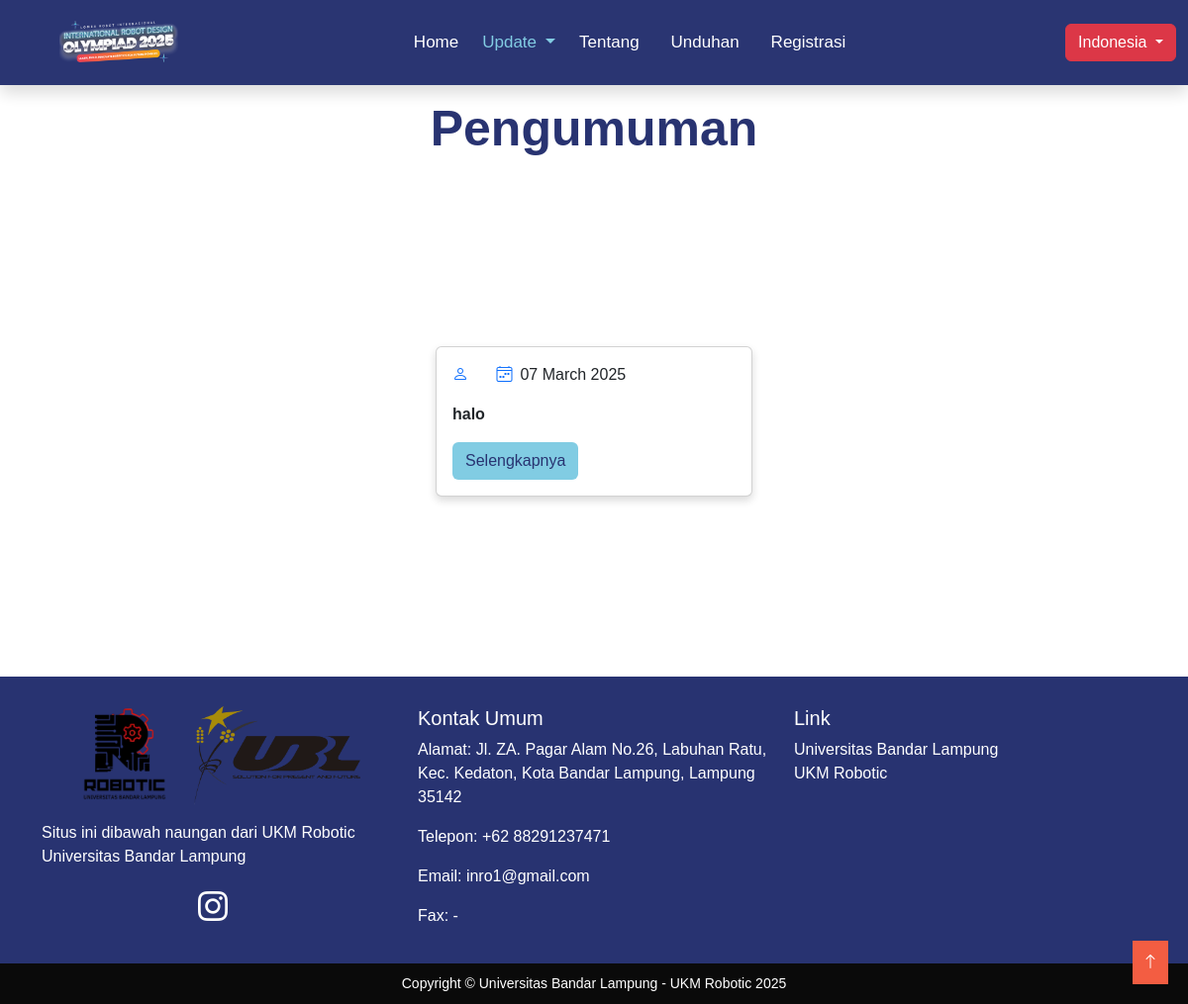
The page /id/pengumuman on the database as committed earlier.
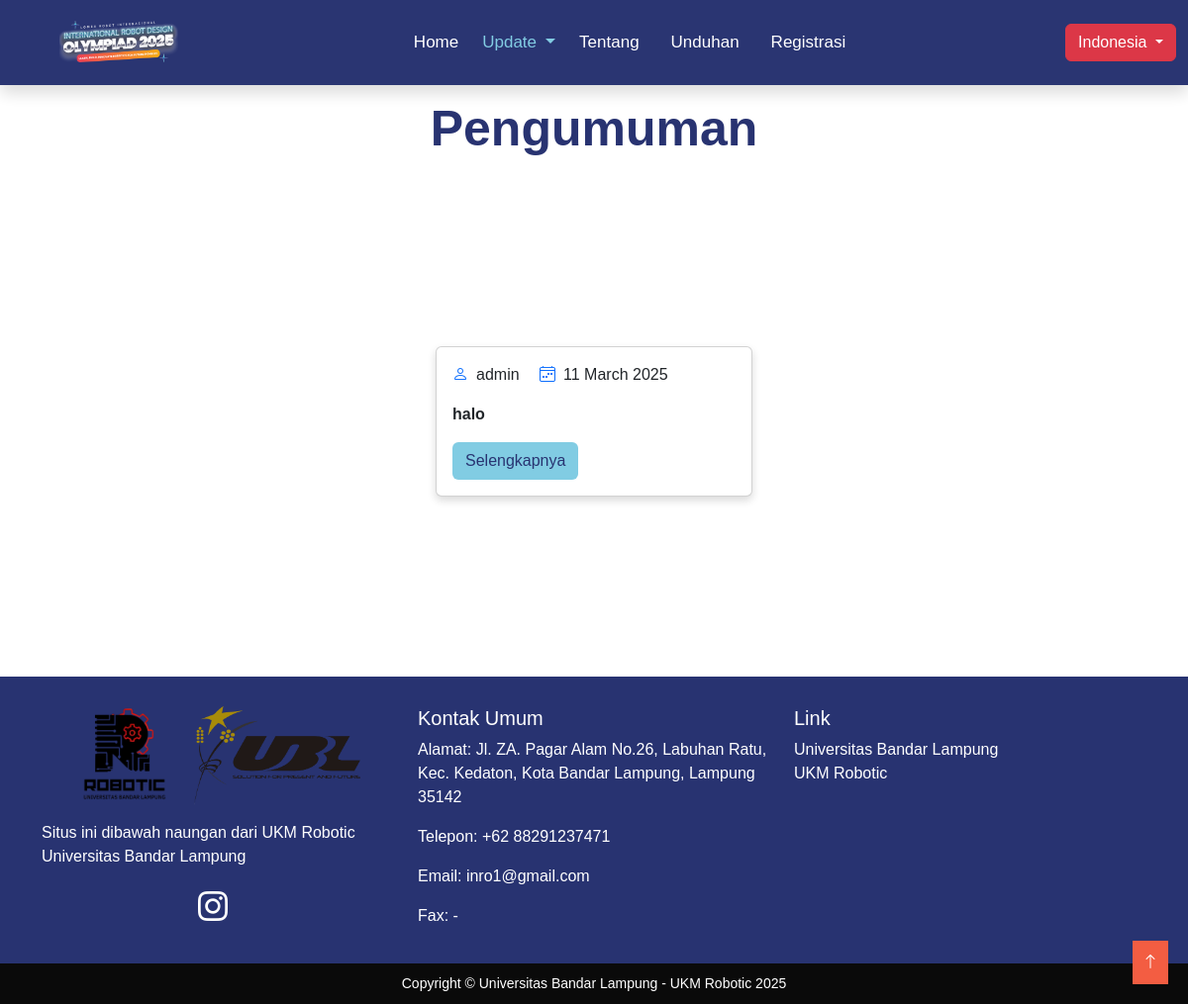
The same page on the database as committed later.
### tables this page shows
CREATE TABLE `pengumuman` (
  `id` int(11) NOT NULL,
  `timeStamp` timestamp NOT NULL DEFAULT current_timestamp() ON UPDATE current_timestamp(),
  `headline` varchar(50) NOT NULL,
  `konten` text NOT NULL,
  `kontenInggris` text NOT NULL,
  `slug` varchar(50) NOT NULL,
  `headlineInggris` varchar(50) NOT NULL,
  `foto` varchar(30) NOT NULL,
  `penulis` varchar(30) NOT NULL
);

### views/id/pengumuman.php (the view, shortened to what this page needs)
<!doctype html>
<html lang="en">
<head>
</head>
<body>
<?php
  $activePage = 'update';
  include 'komponen/navbar.php';
  ?>
  <div class="container text-center bg-body pb-3" style="padding-top: 100px;">
      <h1 class="">Pengumuman</h1>
      <div class="row pt-3 px-5 d-flex justify-content-center" style="min-height : 500px">
      <?php
    require 'config/database.php';
    $query = "SELECT * FROM pengumuman ORDER BY timeStamp DESC";
    $result = $conn->query($query);
    ?>
        <?php while ($pengumuman = $result->fetch_assoc()): ?>
          <div class="col-md-4 d-flex justify-content-center align-items-center my-3">
          <div class="card" style="width: 20rem;">
            <div class="card-body text-start">
              <p class="d-inline-flex align-items-center me-3">
              <i class="bi bi-person text-primary me-2"></i>
              <?= htmlspecialchars($pengumuman['penulis']) ?></p>
              <p class="d-inline-flex align-items-center">
                <i class="bi bi-calendar4-week text-primary me-2"></i>
                <?= date('d F Y', strtotime($pengumuman['timeStamp'])) ?>
        </p>
              <p class="card-text text-start fw-bold"><?= htmlspecialchars($pengumuman['headline']) ?></p>
              <a href="id/detailPengumuman/<?= htmlspecialchars($pengumuman['slug']) ?>" class="btn" style="background-color: #81CCE3; color: #283371">Selengkapnya</a>
            </div>
          </div>
        </div>
        <?php endwhile; ?>
      </div>
    </div>
  <?php
  include 'komponen/footer.php';
  ?>
</body>
</html>

### index.php (shortened to what this page needs)
<?php
$request = strtok($_SERVER['REQUEST_URI'], '?');
$base_path = '/irdo1';
$request = str_replace($base_path, '', $request);
if (preg_match('/^\/id\/detailBerita\/([\w-]+)$/', $request, $matches)) {
    $_GET['slug'] = $matches[1];
    require 'views/id/detailBerita.php';
}else if (preg_match('/^\/en\/detailBerita\/([\w-]+)$/', $request, $matches)) {
    $_GET['slug'] = $matches[1];
    require 'views/en/detailBerita.php';
} elseif (preg_match('/^\/id\/detailPengumuman\/([\w-]+)$/', $request, $matches)) {
    $_GET['slug'] = $matches[1];
    require 'views/id/detailPengumuman.php';
}elseif (preg_match('/^\/en\/detailPengumuman\/([\w-]+)$/', $request, $matches)) {
    $_GET['slug'] = $matches[1];
    require 'views/en/detailPengumuman.php';
}else {
    switch ($request) {
        case '/id/pengumuman':
            require 'views/id/pengumuman.php';
            break;
    }
}
?>

### views/id/komponen/navbar.php (shortened to what this page needs)
<nav class="navbar navbar-expand-lg fixed-top shadow z-index-1030 py-3" data-bs-theme="dark" style="opacity: 99%;">
    <div class="container-xxl">
        <a class="navbar-brand ms-5" href="id/main">
        <img src="../img/logo_irdo.png" alt="irdo" style="max-width: 120px;"></a>
        <div class="collapse navbar-collapse justify-content-center" id="navbarNav">
            <ul class="navbar-nav ms-auto">
                <li class="nav-item px-2">
                    <a class="nav-link" href="id/main" <?= ($activePage == 'home') ? 'style="color: #81CCE3 !important"' : '' ?>>Home</a>
                </li>
                <li class="nav-item dropdown">
                    <a class="nav-link dropdown-toggle" href="#" role="button" data-bs-toggle="dropdown" aria-expanded="false" <?= ($activePage == 'update') ? 'style="color: #81CCE3 !important"' : '' ?>>
                        Update
                    </a>
                    </li>
                <li class="nav-item px-2">
                    <a class="nav-link" href="id/tentang" <?= ($activePage == 'tentang') ? 'style="color: #81CCE3 !important"' : '' ?>>Tentang</a>
                </li>
                <li class="nav-item px-2">
                    <a class="nav-link" href="id/unduhan" <?= ($activePage == 'unduhan') ? 'style="color: #81CCE3 !important"' : '' ?>>Unduhan</a>
                </li>
                <li class="nav-item px-2">
                    <a class="nav-link" href="id/registrasi" <?= ($activePage == 'registrasi') ? 'style="color: #81CCE3 !important"' : '' ?>>Registrasi</a>
                </li>
            </ul>
            <div class="dropdown ms-auto">
                <button class="btn btn-danger dropdown-toggle" type="button" data-bs-toggle="dropdown">
                    Indonesia
                </button>
            </div>
        </div>
    </div>
</nav>
<link href="https://cdn.jsdelivr.net/npm/bootstrap@5.3.3/dist/css/bootstrap.min.css" rel="stylesheet"
>
  <link rel="stylesheet" href="style/main.css">
  <link rel="stylesheet" href="https://cdn.jsdelivr.net/npm/bootstrap-icons/font/bootstrap-icons.css">

### views/id/komponen/footer.php (shortened to what this page needs)
<footer class="footer">
    <div class="container">
        <div class="row">
            <div class="col-md-4 text-center">
                <img src="img/robotic.png" alt="Logo" class="footer-logo mb-3 px-2">
                <img src="img/ubl.png" alt="Logo" class="footer-logo mb-3 px-2">
                <p class="text-start">Situs ini dibawah naungan dari UKM Robotic Universitas Bandar Lampung</p>
                <div class="footer-icons">
                    <a href="#"><i class="bi bi-instagram"></i></a>
                </div>
            </div>
            <div class="col-md-4 tesaja">
                <h5>Kontak Umum</h5>
                <p class="hover-effect">Alamat: Jl. ZA. Pagar Alam No.26, Labuhan Ratu, Kec. Kedaton, Kota Bandar
                    Lampung, Lampung 35142</p>
                <p class="hover-effect">Telepon: +62 88291237471</p>
                <p class="hover-effect">Email: inro1@gmail.com</p>
                <p class="hover-effect">Fax: -</p>
            </div>
            <div class="col-md-4 text-center text-md-start">
                <h5>Link</h5>
                <ul class="list-unstyled">
                    <li><a href="https://ubl.ac.id/" target="_blank" rel="noopener noreferrer">Universitas Bandar
                            Lampung</a></li>
                    <li><a href="https://ubl.ac.id/" target="_blank" rel="noopener noreferrer">UKM Robotic</a></li>
                </ul>
            </div>
        </div>
    </div>
    <div class="footer-bottom">
    Copyright © Universitas Bandar Lampung - UKM Robotic 2025
    </div>
    <a href="<?php echo $_SERVER['REQUEST_URI']; ?>#" class="back-to-top">
        <i class="bi bi-arrow-up"></i>
    </a>
</footer>

### style/main.css (style rules this page uses)
body { font-family: 'Poppins', sans-serif; }
h1 { font-size: 50px !important; font-weight: bold !important; color: #283371 !important; }
.navbar { background-color: #283371; }
.navbar-brand, .nav-link, .dropdown-toggle { color: white !important; }
.nav-item { font-size: 17px !important; }
.card { box-shadow: 0px 4px 8px rgba(0, 0, 0, 0.15); transition: box-shadow 0.3s ease-in-out, transform 0.3s ease-in-out; }
.footer { background-color: #283371; color: white; padding-top: 30px; }
.footer a { color: white; text-decoration: none; }
.footer-logo { max-height: 100px; }
.footer-icons a { margin-right: 10px; font-size: 30px; }
.footer-bottom { background-color: #0a0a0a; padding: 10px 0; text-align: center; font-size: 14px; margin-top: 20px; }
.back-to-top { position: fixed; bottom: 20px; right: 20px; background-color: #F35D42; color: white; padding: 10px; display: flex; align-items: center; justify-content: center; }

Rows that differ between the two databases and show on the page:
removed pengumuman: timeStamp "07 March 2025", headline "halo"
added pengumuman: penulis "admin", timeStamp "11 March 2025", headline "halo"
